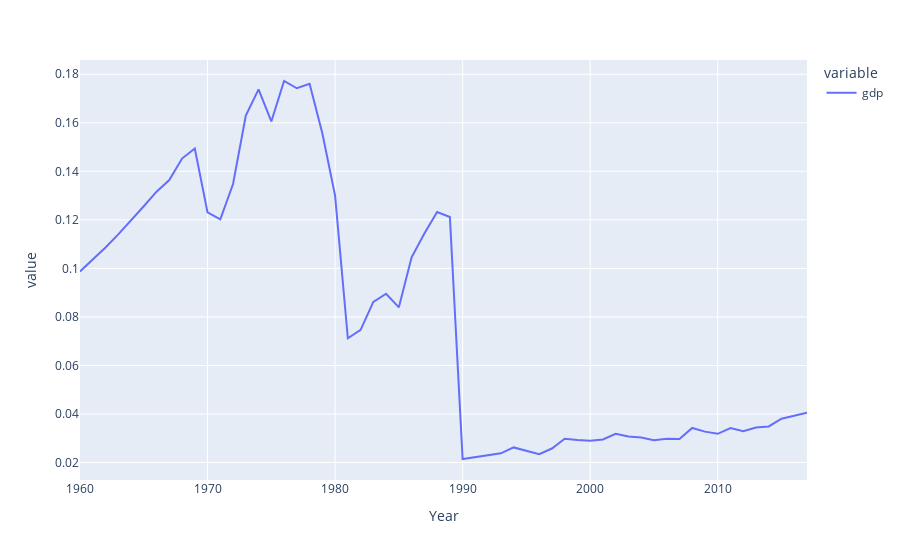

This figure's notebook cell:
### Code cell
px.line(df.groupby("Year")[["gdp"]].agg(min))

### Figure 1 — Plotly figure (JSON) as saved in the notebook; plotly's stock layout.template omitted (floating-point values rounded to 4 significant figures)
{"data": [{"hovertemplate": "variable=gdp<br>Year=%{x}<br>value=%{y}<extra></extra>", "legendgroup": "gdp", "line": {"color": "#636efa", "dash": "solid"}, "mode": "lines", "name": "gdp", "orientation": "v", "showlegend": true, "type": "scatter", "x": [1960, 1961, 1962, 1963, 1964, 1965, 1966, 1967, 1968, 1969, 1970, 1971, 1972, 1973, 1974, 1975, 1976, 1977, 1978, 1979, 1980, 1981, 1982, 1983, 1984, 1985, 1986, 1987, 1988, 1989, 1990, 1991, 1992, 1993, 1994, 1995, 1996, 1997, 1998, 1999, 2000, 2001, 2002, 2003, 2004, 2005, 2006, 2007, 2008, 2009, 2010, 2011, 2012, 2013, 2014, 2015, 2016, 2017], "xaxis": "x", "y": [0.09874, 0.1036, 0.1086, 0.114, 0.1197, 0.1256, 0.1316, 0.1364, 0.1453, 0.1494, 0.1231, 0.1202, 0.1348, 0.1629, 0.1738, 0.1606, 0.1772, 0.1742, 0.1761, 0.1557, 0.13, 0.0712, 0.07464, 0.08621, 0.08955, 0.08394, 0.1045, 0.1143, 0.1232, 0.1212, 0.02144, 0.02222, 0.02284, 0.02377, 0.02622, 0.02491, 0.02342, 0.02576, 0.02976, 0.02929, 0.02901, 0.02948, 0.03181, 0.03075, 0.03033, 0.02919, 0.02981, 0.02969, 0.03423, 0.03272, 0.03182, 0.03422, 0.0329, 0.03441, 0.03487, 0.03806, 0.03922, 0.04049], "yaxis": "y"}], "layout": {"legend": {"title": {"text": "variable"}, "tracegroupgap": 0}, "margin": {"t": 60}, "xaxis": {"anchor": "y", "domain": [0, 1], "title": {"text": "Year"}}, "yaxis": {"anchor": "x", "domain": [0, 1], "title": {"text": "value"}}}}
